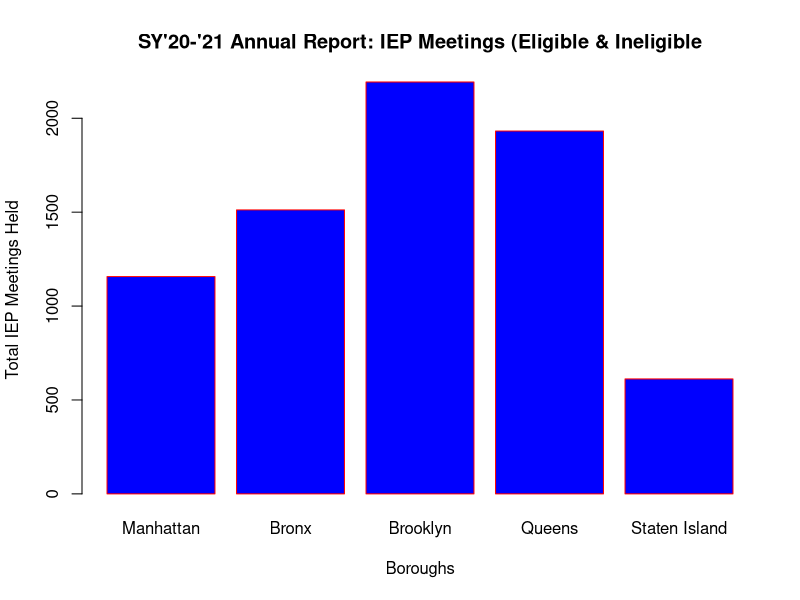

Recreate this plot in R.
# Create the data for the chart
H <- c(1157,1512,2193,1932,612)
M <- c("Manhattan","Bronx","Brooklyn","Queens","Staten Island")

# Give the chart file a name
png(file = "Annual_report_meetingshelp.png")

# Plot the bar chart 
barplot(H,names.arg=M,xlab="Boroughs",ylab="Total IEP Meetings Held",col="blue",
        main="SY'20-'21 Annual Report: IEP Meetings (Eligible & Ineligible",border="red")

# Save the file
dev.off()